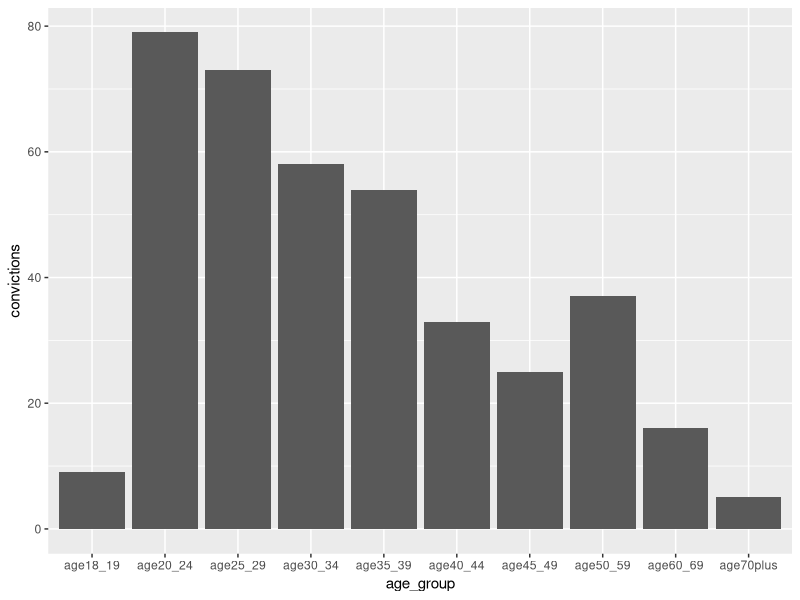
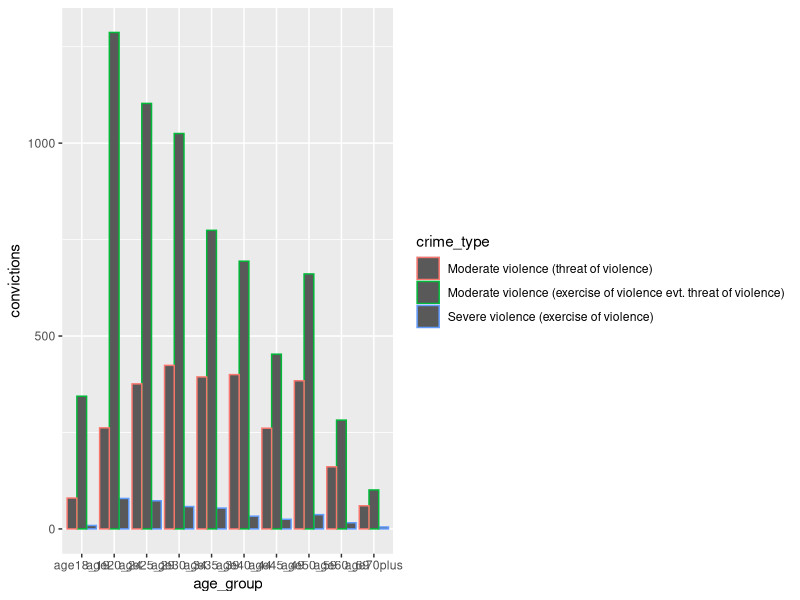
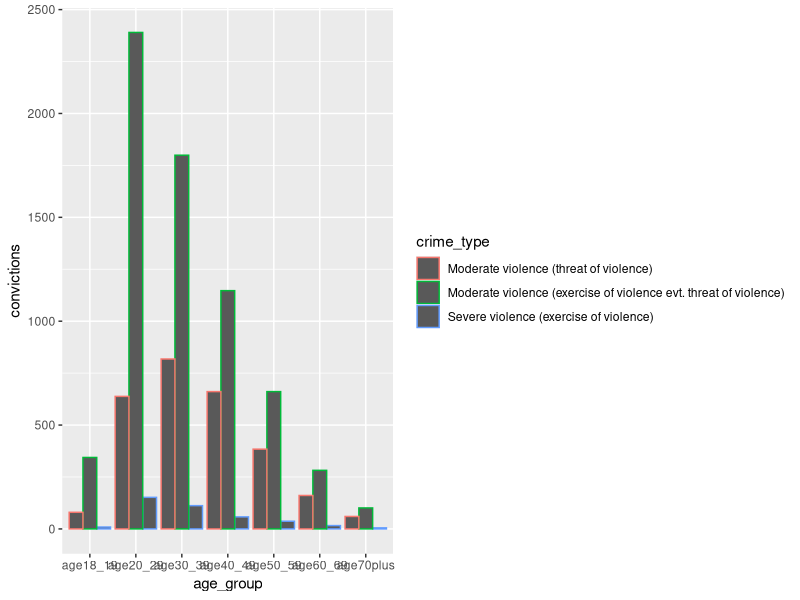
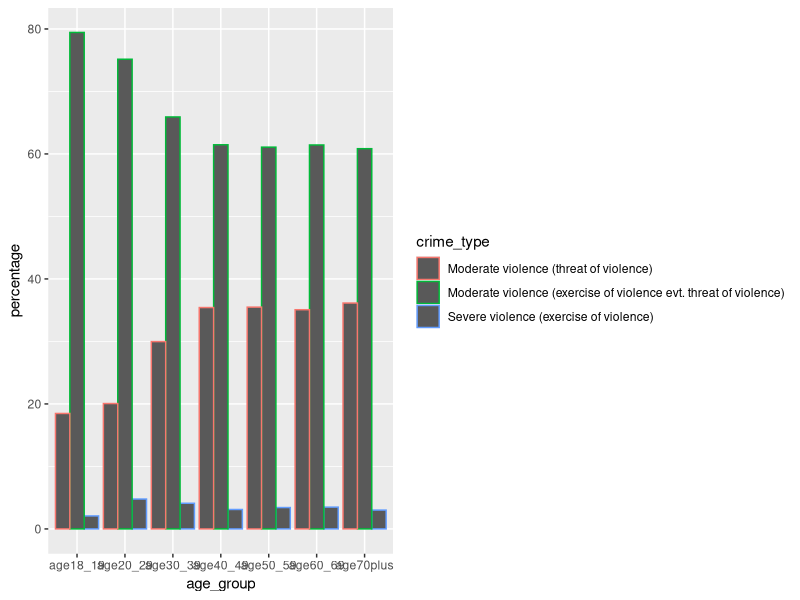

Here is the R script that generated these plots, in order:
## ---- chunk 1
library(tidyverse)
## ---- chunk 2
data_raw <- read_csv("swiss_crime_2022.csv")
## ---- chunk 3
head(data_raw)
colnames(data_raw)
## ---- chunk 4
data <- data_raw |> 
  select(crime, crime_type, contains("age"))
## ---- chunk 5
data_tidy <- data |>
  group_by(crime_type) |> 
  mutate(age18_19 = sum(age18_19),
         age20_24 = sum(age20_24),
         age25_29 = sum(age25_29),
         age30_34 = sum(age30_34),
         age35_39 = sum(age35_39),
         age40_44 = sum(age40_44),
         age45_49 = sum(age45_49),
         age50_59 = sum(age50_59),
         age60_69 = sum(age60_69),
         age70plus = sum(age70plus)
         ) |> 
  select(-crime) |> 
  distinct()

# factor the group data
data_tidy <- data_tidy |> 
  mutate(crime_type = factor(crime_type, levels = c("Moderate violence (threat of violence)", 
                                                    "Moderate violence (exercise of violence evt. threat of violence)",
                                                    "Severe violence (exercise of violence)")))
## ---- chunk 6
data_tidy_long <- data_tidy |> 
  pivot_longer(cols = age18_19:age70plus, 
               names_to = "age_group", 
               values_to = "convictions")

## ---- chunk 7
data_tidy_long |> 
  filter(crime_type == "Severe violence (exercise of violence)") |> 
  ggplot(aes(age_group, convictions)) +
  geom_col()

data_tidy_long |> 
  ggplot(aes(age_group, convictions, colour = crime_type)) +
  geom_col(position = "dodge")
## ---- chunk 8
data_tidy_ages <- data_tidy |> mutate(
  age20_29 = sum(age20_24, age25_29),
  age30_39 = sum(age30_34, age35_39),
  age40_49 = sum(age40_44, age45_49),
  .before = age50_59
) |> 
  select(-c(age20_24, age25_29, age30_34, age35_39, age40_44, age45_49))

data_tidy_ages_long <- data_tidy_ages |> 
  pivot_longer(cols = age18_19:age70plus, 
               names_to = "age_group", 
               values_to = "convictions") 

data_tidy_ages_long |> 
  ggplot(aes(age_group, convictions, colour = crime_type)) +
  geom_col(position = "dodge")
## ---- chunk 9
data_tidy_ages_long_sum <- data_tidy_ages_long |> 
  group_by(age_group) |> 
  summarise(total = sum(convictions))

data_tidy_ages_long_percent <- data_tidy_ages_long |> 
  left_join(data_tidy_ages_long_sum, by = join_by(age_group)) |> 
  mutate(percentage = convictions/total*100)

#sanity check
data_tidy_ages_long_percent |> 
  filter(age_group == "age18_19") |> 
  pull(percentage) |> sum()
## ---- chunk 10
data_tidy_ages_long_percent |> 
  ggplot(aes(age_group, percentage, colour = crime_type)) +
  geom_col(position = "dodge")
